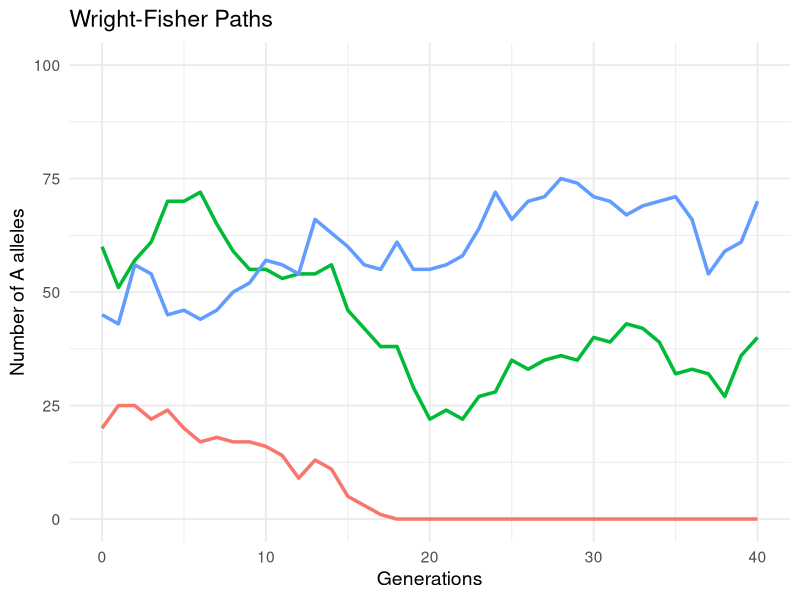
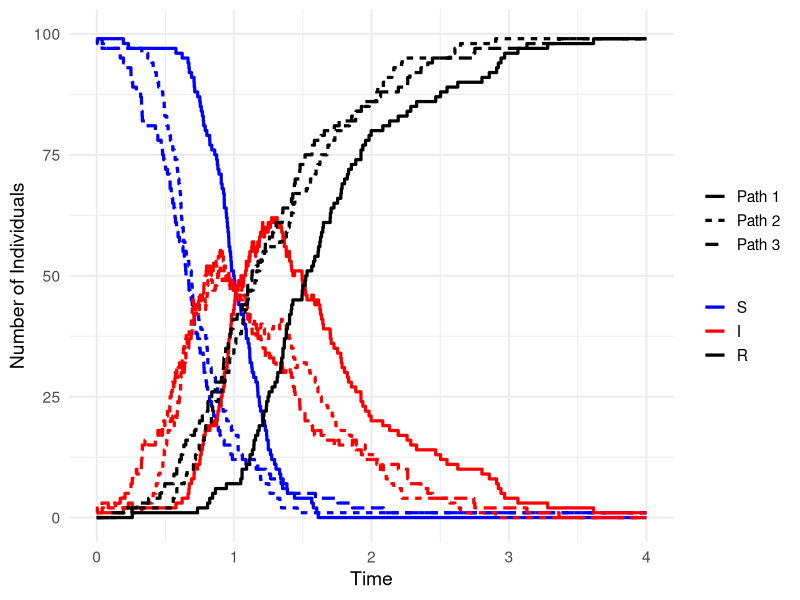

Generate these figures, in order, with R:
## ---- chunk 1
#| fig-cap: Three random realizations of the Wright-Fisher process, tracking the number of $A$ alleles for 40 generations.
#| label: fig-wright-fisher-paths
#| echo: false
#| message: false
#| warning: false
#| out.width: 60%

## returns Wright-Fisher probability of ending up with A allele 
## after one random selection of a gene

wf_binom_prob = function(current_state, gene_num, mut_prob1, mut_prob2){
  return(current_state*(1-mut_prob2)/gene_num +
         (1 - current_state/gene_num)*mut_prob1)
}


## returns the next state of the Wright-Fisher model with mutations

get_next_state = function(current_state, gene_num, mut_prob1, mut_prob2){
  return(rbinom(n=1, size=gene_num,
                prob=wf_binom_prob(current_state,gene_num,
                  mut_prob1,mut_prob2)))
}


## generates one realization of the Wright-Fisher Markov chain with mutations

wright_fisher_path = function(num_steps, gene_num, mut_prob1, mut_prob2, start_state){
  
  current_state = start_state
  markov_path = current_state

  for (i in 1:num_steps){
    current_state = get_next_state(current_state, gene_num,
      mut_prob1, mut_prob2)
      markov_path = c(markov_path,current_state)
  }

  return(markov_path)
}

set.seed(1979)

generation_num = 40
true_mut_prob = 0
my_gene_num = 100

my_path1 = wright_fisher_path(generation_num, my_gene_num, true_mut_prob, true_mut_prob, 20)
  
my_path2 = wright_fisher_path(generation_num, my_gene_num, true_mut_prob, true_mut_prob, 60)  
  
my_path3 = wright_fisher_path(generation_num, my_gene_num, true_mut_prob, true_mut_prob, 45)  

## plot my_path using ggplot 

library(ggplot2)
library(tidyr)
library(dplyr)

# Combine paths into a data frame for ggplot
df <- data.frame(
  Generation = rep(0:generation_num, 3),
  A_alleles = c(my_path1, my_path2, my_path3),
  Path = factor(rep(c("Path 1", "Path 2", "Path 3"), each = generation_num + 1))
)

# Plot using ggplot2
ggplot(df, aes(x = Generation, y = A_alleles, color = Path)) +
  geom_line(size = 1.2) +
  labs(x = "Generations", y = "Number of A alleles", title = "Wright-Fisher Paths") +
  theme_minimal(base_size = 14) + 
  theme(legend.position = "none") + 
  ylim(0, my_gene_num)
## ---- chunk 2
#| fig-cap: Three random realizations of the Susceptible-Infectious-Recovered (SIR) stochastic epidemic model.
#| echo: false
#| message: false
#| warning: false
#| out.width: 70%

## function to simulate SIR paths
simulateSIR = function(beta, alpha, init_susceptible, init_infected, total_time){
  current_susceptible = my_susceptible = init_susceptible
  current_infected = my_infected = init_infected
  current_time = my_times = 0

  waiting_time = rexp(1, beta*current_infected*current_susceptible + alpha*current_infected)
  current_time = current_time + waiting_time

  while ((current_time < total_time) & (current_infected !=0)){
    my_move = sample(1:2, size=1, prob = c(beta*current_infected*current_susceptible, alpha*current_infected))
    if (my_move == 1){
      current_infected = current_infected + 1
      current_susceptible = current_susceptible - 1
      my_susceptible = c(my_susceptible, current_susceptible)
      my_infected = c(my_infected, current_infected)
    }else{
      current_infected = current_infected - 1
      my_susceptible = c(my_susceptible, current_susceptible)
      my_infected = c(my_infected, current_infected)
    }
    my_times = c(my_times, current_time)
    if (current_infected !=0){
      waiting_time = rexp(1, beta*current_infected*current_susceptible + alpha*current_infected)
    }
    current_time = current_time + waiting_time
  }
  my_susceptible = c(my_susceptible, current_susceptible)
  my_infected = c(my_infected, current_infected)
  my_times = c(my_times, total_time)
  data.frame(
    S = my_susceptible,
    I = my_infected,
    R = init_susceptible + init_infected - my_susceptible - my_infected,
    time = my_times
  )
}

set.seed(2016)
num_realizations = 3
sir_sim = lapply(1:num_realizations, function(i)
  simulateSIR(beta=0.08, alpha=1.5, init_susceptible = 99, init_infected=1, total_time = 4) %>%
    mutate(Realization = paste("Path", i))
)

sir_long = bind_rows(sir_sim) %>%
  pivot_longer(cols = c(S, I, R), names_to = "Compartment", values_to = "Count") %>%
  mutate(Compartment = factor(Compartment, levels = c("S", "I", "R")))

ggplot(sir_long, aes(x = time, y = Count, color = Compartment, linetype = Realization)) +
  geom_step(size = 1.1) +
  scale_color_manual(values = c(S = "blue", I = "red", R = "black")) +
  labs(x = "Time", y = "Number of Individuals") +
  theme_minimal(base_size = 14) +
  theme(legend.title = element_blank()) +
  ylim(0, 100)
